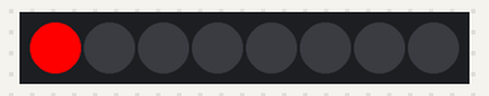
This sketch was run on a simulated Arduino Uno, built with avr-gcc and run on an emulated ATmega328P. Shown: 8 RGB LEDs in strip order, left to right. Random numbers use the default seed unless the sketch sets one.

Above: at 0.05 s.
At 5.63 s:
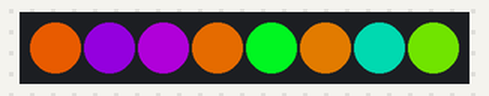
At 8.84 s:
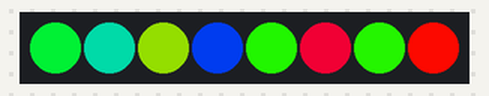
At 18.5 s:
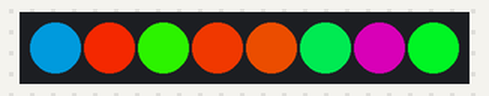
At 28.15 s:
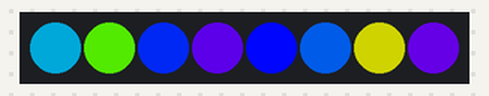
At 39.42 s:
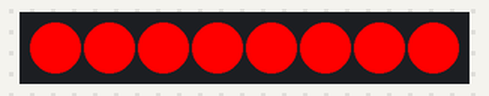
Timing chart, 0 to 40.0 s (numbered marks = the images above):
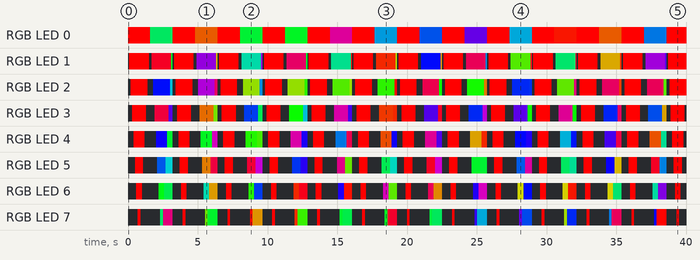

The sketch:

DEMO_STRIP.ino
```cpp
#include <Adafruit_NeoPixel.h>
#define pin 6
Adafruit_NeoPixel strip = Adafruit_NeoPixel(8, pin, NEO_GRB + NEO_KHZ800);

void setup()
  {
//  Serial.begin(9600);
  strip.begin();
   strip.setPixelColor(0,255,255,255);
  strip.show();
  }

void loop()
  {
  //show all RED
  for(byte i=0;i<8;++i) {
      strip.setPixelColor(i,255,0,0);

      strip.show();
      delay(100);
  }

  //now clear red out one pixel at a time
  for(byte i=8;i>0;--i) {
      strip.setPixelColor(i,0,0,0);
      strip.show();
      delay(100);
  }
strip.clear();
strip.show();

  //now show a random color
  for(byte i=0;i<8;++i) {
     byte f=random(1,254);
      strip.setPixelColor(i,Wheel(f));
      strip.show();
      delay(100);
  }
  //and again
  for(byte i=8;i>0;--i) {
      byte f=random(1,254);
      strip.setPixelColor(i,Wheel(f));
      strip.show();
      delay(100);
  }

strip.clear();
strip.show();

 }


/*


unsigned long t = 0;
   t=5;

    for(byte b = 0;b<30;++b)
      {
       byte c = random(0,255);

        for(byte pix = 0+b;pix < 60-b;++pix)
          {

          strip.setPixelColor(pix,Wheel(c));
          strip.show();
      delay(t);

          strip.setPixelColor(pix,0,0,0);
      delay(t);
          }

              for(byte pix = 60-b;pix > 0+b;--pix)
          {
       //byte c = random(0,255);
          strip.setPixelColor(pix,Wheel(c));
          strip.show();
      delay(t);

          strip.setPixelColor(pix,0,0,0);
      delay(t);
          }
    /*
      byte f = random(0,60);
      for(byte p = 0;p<255;++p){
        strip.setPixelColor(f,Wheel(p));
        strip.show();
        delay(t);
      }

      }

   }

*/

// Input a value 0 to 255 to get a color value.
// The colours are a transition r - g - b - back to r.
uint32_t Wheel(byte WheelPos) {
  WheelPos = 255 - WheelPos;
  if(WheelPos < 85) {
    return strip.Color(255 - WheelPos * 3, 0, WheelPos * 3);
  }
  if(WheelPos < 170) {
    WheelPos -= 85;
    return strip.Color(0, WheelPos * 3, 255 - WheelPos * 3);
  }
  WheelPos -= 170;
  return strip.Color(WheelPos * 3, 255 - WheelPos * 3, 0);
}
```

Measured:
- by itself, RGB LED 1: off → RGB(255, 0, 0) at 0.10 s, → off 1.4 s later, → RGB(222, 0, 33) 0.20 s later, → RGB(0, 222, 33) 1.4 s later, … (61 changes in this stretch)
- by itself, RGB LED 3: off → RGB(255, 0, 0) at 0.30 s, → off 1.0 s later, → RGB(204, 0, 51) 0.60 s later, → RGB(69, 0, 186) 1.0 s later, … (62 changes in this stretch)
